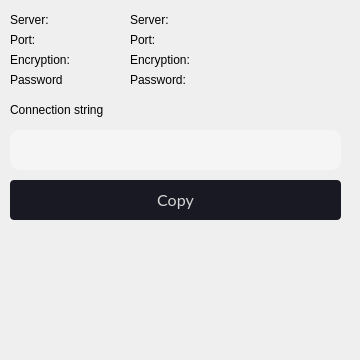
       <widget class="QWidget" name="page_share_shadowsocks">
        <property name="geometry">
         <rect>
          <x>0</x>
          <y>0</y>
          <width>360</width>
          <height>360</height>
         </rect>
        </property>
        <property name="styleSheet">
         <string notr="true"/>
        </property>
        <attribute name="label">
         <string>  Share for ShadowSocks client</string>
        </attribute>
        <widget class="QLabel" name="label_13">
         <property name="geometry">
          <rect>
           <x>10</x>
           <y>70</y>
           <width>100</width>
           <height>20</height>
          </rect>
         </property>
         <property name="text">
          <string>Password</string>
         </property>
        </widget>
        <widget class="QLabel" name="label_30">
         <property name="geometry">
          <rect>
           <x>10</x>
           <y>10</y>
           <width>100</width>
           <height>20</height>
          </rect>
         </property>
         <property name="text">
          <string>Server:</string>
         </property>
        </widget>
        <widget class="QLabel" name="label_31">
         <property name="geometry">
          <rect>
           <x>10</x>
           <y>50</y>
           <width>100</width>
           <height>20</height>
          </rect>
         </property>
         <property name="text">
          <string>Encryption:</string>
         </property>
        </widget>
        <widget class="QLabel" name="label_32">
         <property name="geometry">
          <rect>
           <x>10</x>
           <y>30</y>
           <width>100</width>
           <height>20</height>
          </rect>
         </property>
         <property name="text">
          <string>Port:</string>
         </property>
        </widget>
        <widget class="QLabel" name="label_share_ss_server">
         <property name="geometry">
          <rect>
           <x>130</x>
           <y>10</y>
           <width>111</width>
           <height>20</height>
          </rect>
         </property>
         <property name="text">
          <string>Server:</string>
         </property>
         <property name="textInteractionFlags">
          <set>Qt::LinksAccessibleByMouse|Qt::TextSelectableByMouse</set>
         </property>
        </widget>
        <widget class="QLabel" name="label_share_ss_method">
         <property name="geometry">
          <rect>
           <x>130</x>
           <y>50</y>
           <width>201</width>
           <height>20</height>
          </rect>
         </property>
         <property name="text">
          <string>Encryption:</string>
         </property>
         <property name="textInteractionFlags">
          <set>Qt::LinksAccessibleByMouse|Qt::TextSelectableByMouse</set>
         </property>
        </widget>
        <widget class="QLabel" name="label_share_ss_port">
         <property name="geometry">
          <rect>
           <x>130</x>
           <y>30</y>
           <width>111</width>
           <height>20</height>
          </rect>
         </property>
         <property name="text">
          <string>Port:</string>
         </property>
         <property name="textInteractionFlags">
          <set>Qt::LinksAccessibleByMouse|Qt::TextSelectableByMouse</set>
         </property>
        </widget>
        <widget class="QLabel" name="label_share_ss_password">
         <property name="geometry">
          <rect>
           <x>130</x>
           <y>70</y>
           <width>201</width>
           <height>20</height>
          </rect>
         </property>
         <property name="text">
          <string>Password:</string>
         </property>
         <property name="textInteractionFlags">
          <set>Qt::LinksAccessibleByMouse|Qt::TextSelectableByMouse</set>
         </property>
        </widget>
        <widget class="QLabel" name="label_33">
         <property name="geometry">
          <rect>
           <x>10</x>
           <y>100</y>
           <width>191</width>
           <height>20</height>
          </rect>
         </property>
         <property name="text">
          <string>Connection string</string>
         </property>
        </widget>
        <widget class="QPushButton" name="pushButton_share_ss_copy">
         <property name="geometry">
          <rect>
           <x>10</x>
           <y>180</y>
           <width>331</width>
           <height>40</height>
          </rect>
         </property>
         <property name="cursor">
          <cursorShape>PointingHandCursor</cursorShape>
         </property>
         <property name="styleSheet">
          <string notr="true">QPushButton {
	font-size: 13pt;
	font: &quot;Open Sans Semibold&quot;;
	color:rgb(212, 212, 212);
	
background: #181922;
border-radius: 4px;

font-family: Lato;
font-style: normal;
font-weight: normal;
font-size: 16px;
line-height: 21px;

}
QPushButton:hover {
background: #282932;
}</string>
         </property>
         <property name="text">
          <string>Copy</string>
         </property>
        </widget>
        <widget class="QLabel" name="label_share_ss_qr_code">
         <property name="geometry">
          <rect>
           <x>85</x>
           <y>235</y>
           <width>200</width>
           <height>200</height>
          </rect>
         </property>
         <property name="styleSheet">
          <string notr="true"/>
         </property>
         <property name="text">
          <string/>
         </property>
        </widget>
        <widget class="QLineEdit" name="lineEdit_share_ss_string">
         <property name="geometry">
          <rect>
           <x>10</x>
           <y>130</y>
           <width>331</width>
           <height>40</height>
          </rect>
         </property>
         <property name="styleSheet">
          <string notr="true">QLineEdit {
background: #F5F5F5;
border-radius: 10px;


font-family: Consolas;
font-style: normal;
font-weight: bold;
font-size: 20px;

text-align: center;

color: #15CDCB;

}</string>
         </property>
        </widget>
       </widget>
